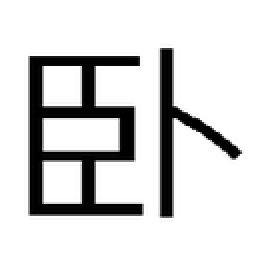
#> input picture images/000003.png, 128 x 128 px (shown 2 times larger)
$ python demo1.py
#> lines starting #> are read from the running program, lines starting #| are printed output that depends on the picture; after the words box and inside, x2 and y2 are one past the last pixel; in counts of white or black regions, pixels touching at a corner belong together
import cv2
from skimage import morphology, img_as_ubyte
from skimage import img_as_ubyte
import numpy as np
import imutils
import math
import os
from shapely import geometry

delta = {(0, 0): (-1, -1), (0, 1): (-1, 0), (0, 2): (-1, 1),
         (1, 0): (0, -1), (1, 1): (0, 0), (1, 2): (0, 1),
         (2, 0): (1, -1), (2, 1): (1, 0), (2, 2): (1, 1)}


class Font(object):
    def __init__(self):
        self.index = 0
        self.save_txt_dir = "./bihua_data/"
        self.object_name = ["卧"]
        self.object_type = ".txt"
        self.image_type = ".gif"
        # self.save_dir = './pics'
        self.mode = "w"
        self.width = 100
        self.height = 100
        self.channles = 1
        self.frame_only = False
        self.start = False
        self.step = 0
        self.flag = True
        self.dir = "./image/"
        if not os.path.isdir(self.save_txt_dir):
            os.makedirs(self.save_txt_dir)
        self.f = open(self.save_txt_dir + self.object_name[self.index] + self.object_type, "w")

    # 二值化
    def threshold_image(self, image):
        ret, threshold = cv2.threshold(image, 0, 255, cv2.THRESH_BINARY + cv2.THRESH_OTSU)
        return threshold

    def getSkeleton(self, image):
        # Applies a skeletonization algorithm, thus, transforming all the strokes inside the sketch into one pixel width lines
        # threshold = threshold_image(image)
        image = cv2.GaussianBlur(image, (3, 3), 0)
        threshold = self.threshold_image(image)
        # showImage(threshold,"opencv")
        threshold = cv2.bitwise_not(threshold)
        cv2.imshow("threshold", threshold)
        threshold[threshold == 255] = 1
        skeleton = morphology.skeletonize(threshold)  # 细化

        skeleton = img_as_ubyte(skeleton)  # 转换成8bit
        return skeleton

    def draw1(self, contours, image):
        # print(contours)
        blank_image = image.copy()  # 做一个mask
        for i in range(len(contours)):
            cv2.rectangle(blank_image, (contours[i][0], contours[i][1]), (contours[i][2], contours[i][3]),
                          255, 1)

            cv2.putText(blank_image, str(i), (contours[i][0] - 10, contours[i][1] - 10), cv2.FONT_HERSHEY_COMPLEX, 0.5, 255,
                        1)
        return blank_image
    def draw(self, contours, image, x0=0, y0=0):
        rect_contours = []
        for item in contours:
            # cv2.boundingRect用一个最小的矩形，把找到的形状包起来
            rect = cv2.boundingRect(item)
            x = rect[0]
            y = rect[1]
            weight = rect[2]
            height = rect[3]
            newx = x + x0
            newy = y + y0
            center_point = [(newx + newx + weight) // 2, (newy + newy + height) // 2]
            rect_contours.append(
                [newx, newy, newx + weight, newy + height, center_point, self.cal_distance(center_point, [0, 0])])
        # rect_contours.sort(key=lambda x:x[4])
        rect_contours.sort(key=lambda x: x[4][1])
        min_y = float('inf')
        # final_rect_contours=[]
        for i in range(len(rect_contours) - 1):
            # for j in range(i,len(rect_contours)):
            distance = abs(rect_contours[i + 1][4][1] - rect_contours[i][4][1])
            # print(distance)
            if distance <= 10 and rect_contours[i + 1][4][0] < rect_contours[i][4][0]:
                rect_contours[i + 1], rect_contours[i] = rect_contours[i], rect_contours[i + 1]

        # for i in range(len(rect_contours)):
        #     cv2.rectangle(image, (rect_contours[i][0], rect_contours[i][1]), (rect_contours[i][2], rect_contours[i][3]),
        #                   255, 1)
        #
        #     cv2.putText(image, str(i), (rect_contours[i][0], rect_contours[i][1]), cv2.FONT_HERSHEY_COMPLEX, 0.5, 255,
        #                 1)
        # cv2.imshow("draw", image)
        cv2.imshow("ordraw", self.draw1(rect_contours, image))
        return rect_contours

    def findContours(self, image, Min_Area=10, Max_Area=8000):
        blank_image = np.zeros(image.shape, np.uint8)  # 做一个mask
        contours = cv2.findContours(image, cv2.RETR_EXTERNAL, cv2.CHAIN_APPROX_SIMPLE)  # 寻找轮廓
        contours = contours[1] if imutils.is_cv3() else contours[0]
        temp_contours = []
        for contour in contours:
            # 对符合面积要求的巨型装进list
            # contoursize = cv2.contourArea(contour)
            rect = cv2.boundingRect(contour)
            contoursize = rect[2] * rect[3]
            # print("面积", contoursize)
            if contoursize >= Min_Area and contoursize < Max_Area:
                temp_contours.append(contour)
            # else:
            #     image[rect[1]:rect[1]+rect[3],rect[0]:rect[0]+rect[2]]=0
        cv2.imshow("donie", image)
        return temp_contours

    def strokeSplit(self, image):
        draw_image = image.copy()
        contours = self.findContours(image)
        sorted_contours = self.draw(contours, draw_image)

        # cv2.imshow("draw",draw_image)
        return sorted_contours

    # [31 lines left out: functions GetAngle, if_inPoly, not called in this run]

    def is_inPoly(self, contour, point):
        # return True if contour[1]<=point[0]<=contour[3] and contour[0]<=point[1]<=contour[2] else False
        return True if contour[0] - 2 <= point[0] <= contour[2] + 2 and contour[1] - 2 <= point[1] <= contour[
            3] + 2 else False
        # return True if contour[0]  <= point[0] -1 <= contour[2]  and contour[1] -1 <= point[1] <= contour[
        #     3]  else False
    def is_inPoly2(self, contour, point):
        # return True if contour[1]<=point[0]<=contour[3] and contour[0]<=point[1]<=contour[2] else False
        return True if contour[0] - 2 <= point[0] <= contour[2] + 2 and contour[1] - 2 <= point[1] <= contour[
            3] + 2 else False
    def txt_add_point(self, px, py):
        add_point = '{},{}\n'.format(int(px), int(py))
        self.f.write(add_point)

    def distanceArray(self, point_list1, point_list2):
        minDistance = float('inf')
        maxDistance = float('-inf')
        minPoint1, minPoint2 = None, None
        maxPoint1, maxPoint2 = None, None
        # print(point_list1,point_list2)
        for i in point_list1:
            # print(i)
            for j in point_list2:
                # if i==j:continue
                k = self.cal_distance(i, j)
                if minDistance > k:
                    minPoint1, minPoint2 = i, j
                    minDistance = k
                if maxDistance < k:
                    maxPoint1, maxPoint2 = i, j
                    maxDistance = k
        return minPoint1, minPoint2, maxPoint1, maxPoint2, minDistance

    # [5 lines left out: function nextPoint, not called in this run]

    def midPoint(self, point1, point2):
        return abs(point2[0] + point1[0]) // 2, abs(point2[1] + point2[1]) // 2

    def strokeGet2(self, contours, pointlist, image):
        blank_image = np.zeros(image.shape, np.uint8)  # 做一个mask
        # sum_int=0
        k_contours = []
        print(contours)
        print(pointlist)
        for contour in contours:
            # print(contour)
            image_neighbour = image[contour[1]:contour[3], contour[0]:contour[2]].copy()
            visit = []
            if np.sum(image_neighbour) > 0:
                for point in pointlist:
                    # print(point)
                    # if self.if_inPoly([(contour[0],contour[1]),(contour[0],contour[3]),
                    #                   (contour[2],contour[3]),(contour[2],contour[1])],point):
                    if self.is_inPoly(contour, point):
                        # print("in",contour, point)
                        # print("yes")
                        # k_contours.append([contour,self.])
                        visit.append(point)
            if len(visit) == 2:
                k_contours.append([contour, self.cal_k([0, 0], [visit[1][i]-visit[0][i] for i in range(0,len(visit[1]))])])
            # elif len(visit)<=1:
            #     continue
            else:
                # print(visit[0])
                # k_contours.append([contour,self.cal_k(visit[0], visit[1])])#暂时这样
                # k_contours.append([contour, self.cal_k([0, 0], list(set(visit[1]) - set(visit[0])))])  # 暂时这样
                k_contours.append([contour, self.cal_k([0, 0], [visit[1][i]-visit[0][i] for i in range(0,len(visit[1]))])])  # 暂时这样
        k_contours.sort(key=lambda x: x[1])
        final_contours = []
        print(k_contours)
        i = 0
        index_list=[i for i in range(len(k_contours))]
        # print(index_list)
        # for i in range(len(k_contours)):
        # while i < len(k_contours):
        while len(index_list)>=1:
            # for i in range(len(k_contours)):
            # for j in range(i+1,len(k_contours)):
            # j = i + 1
            i=index_list[0]
            index_list.remove(i)
            j = i
            tmp = k_contours[i]
            # print("og",i,tmp)
            while j < len(k_contours):
                # print(k_contours[i])
                if tmp==k_contours[j]:
                    j+=1
                    continue
                # [7 lines of commented-out code are left out]
                minPoint1, minPoint2, maxPoint1, maxPoint2, minDistance = self.distanceArray([tmp[0][:2], tmp[0][2:4]],
                                                                                             [k_contours[j][0][:2],
                                                                                              k_contours[j][0][2:4]])
                # print(minPoint1, minPoint2, maxPoint1, maxPoint2, minDistance)
                # print(k_contours[i])
                if minDistance <= 10 and abs(tmp[1] - k_contours[j][1]) <= tmp[1] * 0.10 + 15 and sum(tmp[0][:2])<sum(k_contours[j][0][:2]):
                    # final_contours.append()
                    # print(1)
                    # print([i for i in maxPoint1])
                    tmp = [[maxPoint1[0], maxPoint1[1], maxPoint2[0], maxPoint2[1],
                            [zz for zz in self.midPoint(maxPoint1, maxPoint2)],
                            self.cal_distance(maxPoint1, maxPoint2)],
                           # self.cal_k([0, 0], list(set(maxPoint2) - set(maxPoint1)))]
                           self.cal_k([0, 0], [maxPoint2[i]-maxPoint1[i] for i in range(0,len(maxPoint2))])]
                    if j in index_list:index_list.remove(j)
                    j += 1
                elif minDistance <= 10 and tmp[1] >= 9999 and sum(tmp[0][:2])<sum(k_contours[j][0][:2]):
                    tmp = [[maxPoint1[0], maxPoint1[1], maxPoint2[0], maxPoint2[1],
                            [zz for zz in self.midPoint(maxPoint1, maxPoint2)],
                            # self.cal_distance(maxPoint1, maxPoint2)], self.cal_k([0, 0], list(set(maxPoint2) - set(maxPoint1)))]
                            self.cal_distance(maxPoint1, maxPoint2)], self.cal_k([0, 0], [maxPoint2[i]-maxPoint1[i] for i in range(0,len(maxPoint2))])]
                    # index_list.remove(i)
                    if j in index_list:index_list.remove(j)
                    j += 1
                else:
                    j += 1
                    # break
            if tmp!=k_contours[i]:
                # print(k_contours[i],k_contours[j-1])
                in_tmp=[tmp_i for tmp_i in tmp[0]]
                in_tmp.append(tmp[1])
                final_contours.append(in_tmp)
            else:
                in_tmp=[tmp_i for tmp_i in k_contours[i][0]]
                in_tmp.append(k_contours[i][1])
                final_contours.append(in_tmp)
        # final_contours.sort(key=lambda x:x[5])
        lost_contours=[]
        # print(contours)
        # print(final_contours)
        for i in contours:
            in_flag1=False
            in_flag2=False
            for j in final_contours:
                # print("3",j[4],i[4])
                if not self.is_inPoly2(j[:4],i[4]):
                    in_flag1=True
                    # lost_contours.append(i)
                else:in_flag2=True
            # print(in_flag1,in_flag2)
            if in_flag1 and not in_flag2:
                in_tmp=i
                in_tmp.append(self.cal_k([0, 0], [i[2]-i[0],i[3]-i[1]]))
                lost_contours.append(in_tmp)
        # print("lost",lost_contours)
        for i in lost_contours:final_contours.append(i)
        final_contours.sort(key=lambda x: x[5])
        # print(final_contours)
        return final_contours

    def intermediates(self,p1, p2, nb_points=4):
        """"Return a list of nb_points equally spaced points
        between p1 and p2"""
        # If we have 8 intermediate points, we have 8+1=9 spaces
        # between p1 and p2
        x_spacing = (p2[0] - p1[0]) / (nb_points + 1)
        y_spacing = (p2[1] - p1[1]) / (nb_points + 1)

        return [[p1[0] + i * x_spacing, p1[1] + i * y_spacing]
                for i in range(1, nb_points + 1)]
    def strokeGet(self, contours, image):
        # image_neighbour = image.copy()
        blank_image = np.zeros(image.shape, np.uint8)  # 做一个mask
        # sum_int=0
        print(contours)
        # print(len(contours))
        for contour in contours:
            image_neighbour = image[contour[1]:contour[3], contour[0]:contour[2]].copy()
            while np.sum(image_neighbour) > 0:
                preX = preY = None
                for j in range(contour[1], contour[3]):
                    for i in range(contour[0], contour[2]):
                        if image_neighbour[j - contour[1], i - contour[0]] == 255:
                            if preX is None and preY is None:
                                preX, preY = i, j
                                blank_image[j, i] = 255
                                image_neighbour[j - contour[1], i - contour[0]] = 0
                                self.txt_add_point(0, 0)
                                self.txt_add_point(i, j)
                                cv2.imshow("1", blank_image)
                                continue
                            tmp_dis=self.cal_distance([preX, preY], [i, j])
                            if tmp_dis <= 5:
                                if tmp_dis>=2:
                                    for bu in self.intermediates([preX,preY],[i,j]):
                                        blank_image[int(bu[1]), int(bu[0])] = 255
                                        # image_neighbour[ - contour[1], i - contour[0]] = 0
                                        cv2.imshow("1", blank_image)
                                        preX, preY = int(bu[0]), int(bu[1])
                                        self.txt_add_point(int(bu[0]), int(bu[1]))

                                neighbourhood = image_neighbour[j - 1 - contour[1]: j + 2 - contour[1],
                                                i - 1 - contour[0]: i + 2 - contour[0]]
                                neighbours = np.argwhere(neighbourhood)
                                if len(neighbours) == 1:
                                    image_neighbour[j - contour[1], i - contour[0]] = 0
                                else:
                                    blank_image[j, i] = 255
                                    image_neighbour[j - contour[1], i - contour[0]] = 0
                                    cv2.imshow("1", blank_image)
                                    preX, preY = i, j
                                    self.txt_add_point(i, j)


                            # cv2.waitKey(0)
        self.f.close()

    def jiaodian(self, image):
        contour = []
        gray = np.float32(image)
        dst = cv2.cornerHarris(gray, 2, 3, 0.04)
        # result is dilated for marking the corners, not important
        dst = cv2.dilate(dst, None)
        dst = dst > 0.02 * dst.max()
        # dst = cv2.goodFeaturesToTrack(gray, 80, 0.05, 10)
        blank_image = np.zeros(image.shape, np.uint8)  # 做一个mask
        # Threshold for an optimal value, it may vary depending on the image.
        for i in range(image.shape[0]):
            for j in range(image.shape[1]):
                if dst[i][j]:
                    contour.append([i, j])
                    blank_image[i][j] = 255
        # [4 lines of commented-out code are left out]
        return blank_image, contour

    def cal_k(self, p1, p2):
        return abs((p1[1] - p2[1]) / (p1[0] - p2[0] + 1e-5))

    def cal_distance(self, p1, p2):
        return math.sqrt(math.pow((p2[0] - p1[0]), 2) + math.pow((p2[1] - p1[1]), 2))

    # [78 lines left out: function reSize, not called in this run]

    def secondTiny(self, contours, image, x0=0, y0=0):
        rect_contours = []
        for item in contours:
            # cv2.boundingRect用一个最小的矩形，把找到的形状包起来
            rect = cv2.boundingRect(item)
            x = rect[0]
            y = rect[1]
            weight = rect[2]
            height = rect[3]
            newx = x + x0
            newy = y + y0
            center_point = [(newx + newx + weight) // 2, (newy + newy + height) // 2]
            image[center_point[1], center_point[0]] = 255
            rect_contours.append(center_point)
        return rect_contours, image

    def jiaoGetSkeleton(self, image, skimage):
        # Applies a skeletonization algorithm, thus, transforming all the strokes inside the sketch into one pixel width lines
        # threshold = threshold_image(image)
        # image = cv2.GaussianBlur(image, (3, 3), 0)
        blank_image = np.zeros(image.shape, np.uint8)  # 做一个mask
        kernel = cv2.getStructuringElement(cv2.MORPH_RECT, (3, 3))
        image = cv2.erode(image, kernel)
        # cv2.imshow("123",eroded)
        contour = self.findContours(image, 0, 100)
        contour, image = self.secondTiny(contour, blank_image)
        cv2.imshow("imgg", image)
        for i in contour:
            skimage[i[1] - 1:i[1] + 1, i[0] - 1:i[0] + 1] = 0
            # skimage[i[1] - 2, i[0] - 2] = 0
            # skimage[i[1] + 2, i[0] + 2] = 0
            # skimage[i[1] - 2, i[0] + 2] = 0
            # skimage[i[1] + 2, i[0] - 2] = 0
        return skimage, contour

    # [21 lines left out: functions denoe, demo, not called in this run]


if __name__ == '__main__':
    font = Font()
    gary_img = cv2.imread("images/000003.png", 0)
#> gary_img is the input picture: shape (128, 128); min 0, max 255, mean 212.8
    cv2.imshow("orginal", gary_img)
    # resize_img=reSize(gary_img,100,100)
    resize_img = cv2.resize(gary_img, (150, 150))
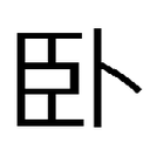
#> resize_img: shape (150, 150); min 0, max 255, mean 212.8
    cv2.imshow("resize", resize_img)
    skeleton_img = font.getSkeleton(resize_img)
#> in getSkeleton, `image = cv2.GaussianBlur(image, (3, 3), 0)`:
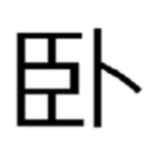
#> image: shape (150, 150); min 0, max 255, mean 212.8
#> in threshold_image, `ret, threshold = cv2.threshold(image, 0, 255, cv2.THRESH_BINARY + cv2...`:
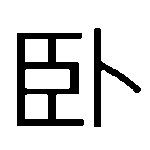
#> threshold: shape (150, 150); 83.5% white; 2 black regions, box (x1, y1, x2, y2) and area: (17, 33, 84, 126) 2716, (94, 28, 141, 127) 999
#> in threshold_image, `ret, threshold = cv2.threshold(image, 0, 255, cv2.THRESH_BINARY + cv2...`: ret = 138
#> in getSkeleton, `skeleton = morphology.skeletonize(threshold)`:
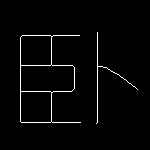
#> skeleton: shape (150, 150) bool; 2.3% white in thin lines or dots, all inside (x1, y1, x2, y2) = (20, 32, 138, 124)
    cv2.imshow("skeleton", skeleton_img)
    img1, contour = font.jiaodian(skeleton_img)
#> in jiaodian, `dst = cv2.dilate(dst, None)`:
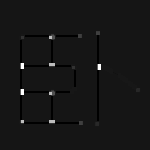
#> dst: shape (150, 150) float32; min -42282504, max 458335776, mean 1229474.2; drawn with min black and max white
#> in jiaodian, `dst = dst > 0.02 * dst.max()`:
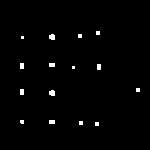
#> dst: shape (150, 150) bool; 1.3% white; 15 white regions (8 under 20 px), largest, box (x1, y1, x2, y2) and area: (49, 34, 55, 40) 31, (49, 90, 55, 96) 31, (20, 63, 24, 69) 24
#> contour = 295 pairs, first value 31 to 125, second value 20 to 139
    cv2.imshow("ogjiaodian", img1)
    # sorted_contour = font.strokeSplit(skeleton_img)
    jiaodian_img, sort_contour = font.jiaoGetSkeleton(img1, skeleton_img)
#> in jiaoGetSkeleton, `image = cv2.erode(image, kernel)`:
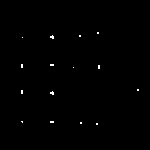
#> image: shape (150, 150); 0.39% white in thin lines or dots, all inside (x1, y1, x2, y2) = (21, 32, 139, 125)
#> in findContours, `contours = cv2.findContours(image, cv2.RETR_EXTERNAL, cv2.CHAIN_APPROX..`: contours = 15 contours, all with area under 20
#> (the rest of the program and of its run is left out)
